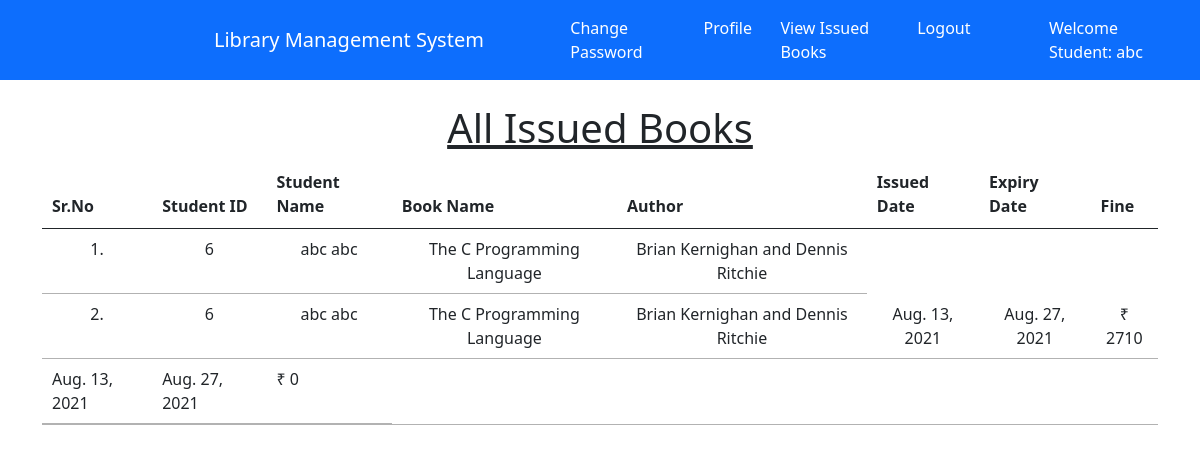
Page /student_issued_books/ (signed in) on the committed database.
### library/models.py (models this page shows, shortened)
class Book(models.Model):
    name = models.CharField(max_length=200)
    author = models.CharField(max_length=200)
    isbn = models.PositiveIntegerField()
    category = models.CharField(max_length=50)

class IssuedBook(models.Model):
    student_id = models.CharField(max_length=100, blank=True)
    isbn = models.CharField(max_length=13)
    issued_date = models.DateField(auto_now=True)
    expiry_date = models.DateField(default=expiry)

### library/views.py (the view)
# urls.py: path("student_issued_books/", views.student_issued_books, name="student_issued_books"),
@login_required(login_url = '/')
def student_issued_books(request):
    student = Student.objects.filter(user_id=request.user.id)
    issuedBooks = IssuedBook.objects.filter(student_id=student[0].user_id)
    li1 = []
    li2 = []
    for i in issuedBooks:
        books = Book.objects.filter(isbn=i.isbn)
        for book in books:
            t=(request.user.id, request.user.get_full_name, book.name,book.author)
            li1.append(t)
        days=(date.today()-i.issued_date)
        d=days.days
        fine=0
        if d>15:
            day=d-14
            fine=day*5
        t=(issuedBooks[0].issued_date, issuedBooks[0].expiry_date, fine)
        li2.append(t)
    return render(request,'student_issued_books.html',{'li1':li1, 'li2':li2})

### library/templates/student_issued_books.html (shortened to what this page needs)
{% extends 'student_navbar.html' %}
{% load static %}
{% block body %}
<div class="container mt-4">
    <h1 class="text-center"><u>All Issued Books</u></h1>
    <table class="table table-hover" id="example">
        <thead>
            <tr class="text-center">
                <th>Sr.No</th>
                <th>Student ID</th>
                <th>Student Name</th>
                <th>Book Name</th>
                <th>Author</th>
                <th>Issued Date</th>
                <th>Expiry Date</th>
                <th>Fine</th>
            </tr>
        </thead>
        <tbody>
            {% for i in li1 %}
            <tr class="text-center">
                <td>{{forloop.counter}}.</td>
                <td>{{i.0}}</td>
                <td>{{i.1}}</td>
                <td>{{i.2}}</td>
                <td>{{i.3}}</td>
                {% endfor %}
                {% for i in li2 %}
                <td>{{i.0}}</td>
                <td>{{i.1}}</td>
                <td>₹ {{i.2}}</td>
            </tr>
            {% endfor %}
        </tbody>
    </table>
    </div>
{% endblock %}

### library/templates/student_navbar.html (shortened to what this page needs)
<!doctype html>
<html lang="en">
  <head>
    <link href="https://cdn.jsdelivr.net/npm/bootstrap@5.1.0/dist/css/bootstrap.min.css" rel="stylesheet">
    <link rel="stylesheet" href="https://cdn.datatables.net/1.10.25/css/jquery.dataTables.min.css">
    <link rel="stylesheet" href="https://cdn.datatables.net/buttons/1.7.1/css/buttons.dataTables.min.css">
  </head>
  <body>
    <nav class="navbar navbar-expand-lg navbar-dark bg-primary sticky-top"">
        <div class="container-fluid">
          <a class="navbar-brand" href="#"> Library Management System</a>
          <div class="collapse navbar-collapse" id="navbarSupportedContent">
            <ul class="navbar-nav me-auto mb-2 mb-lg-0">
              <li class="nav-item">
                <a class="nav-link active" aria-current="page" href="/change_password/">Change Password</a>
              </li>
              <li class="nav-item">
                <a class="nav-link active" aria-current="page" href="/profile/">Profile</a>
              </li>
              <li class="nav-item">
                <a class="nav-link active" aria-current="page" href="/student_issued_books/">View Issued Books</a>
              </li>
              <li class="nav-item">
                <a class="nav-link active" aria-current="page" href="/logout/">Logout</a>
              </li>
              <li class="nav-item">
                <a class="nav-link active" href="#">Welcome Student: {{request.user}}</a>
              </li>
            </ul>
          </div>
        </div>
      </nav>
      {% block body %}
      {% endblock %}
  </body>
</html>

### rows in the picture
Book: name "The C Programming Language" "The C Programming Language", author "Brian Kernighan and Dennis Ritchie" "Brian Kernighan and Dennis Ritchie"
IssuedBook: issued_date "Aug. 13, 2021" "Aug. 13, 2021", expiry_date "Aug. 27, 2021" "Aug. 27, 2021"

### other values in the picture
{{ request.user }} "abc"
{{ i.0 }} "6" "6"
{{ i.1 }} "abc abc" "abc abc"
{{ i.2 }} "2710" "0"
